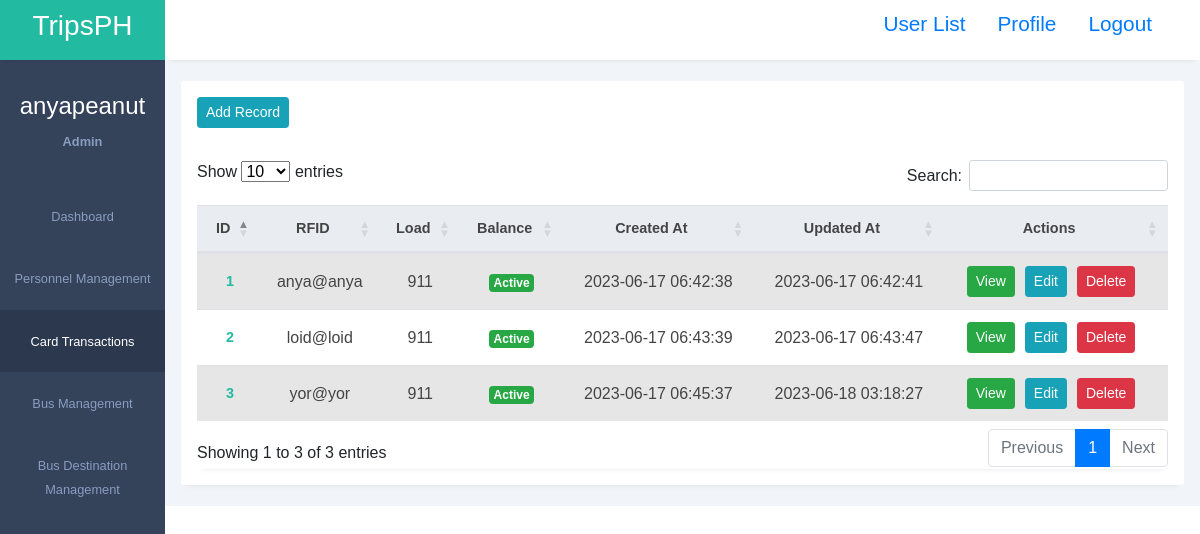
The app's page /admin/card_transactions/card_transactions.php (signed in) with its own data.
### tables this page shows
CREATE TABLE `tbl_users` (
  `id` int(11) NOT NULL AUTO_INCREMENT,
  `user_role_id` int(11) DEFAULT NULL,
  `full_name` varchar(255) DEFAULT NULL,
  `username` varchar(50) NOT NULL,
  `email` varchar(255) DEFAULT NULL,
  `mobile` varchar(25) DEFAULT NULL,
  `password` varchar(255) NOT NULL,
  `status` tinyint(1) NOT NULL,
  `created_at` TIMESTAMP DEFAULT CURRENT_TIMESTAMP,
  `updated_at` TIMESTAMP NOT NULL DEFAULT CURRENT_TIMESTAMP ON UPDATE CURRENT_TIMESTAMP,
  PRIMARY KEY (`id`)
);

### admin/card_transactions/card_transactions.php (the view, shortened to what this page needs)
<?php
require_once('../../admin/config.php');
?>
<!DOCTYPE html>
<html lang="en">
<head>
    <link rel="stylesheet" href="https://cdn.datatables.net/1.13.4/css/dataTables.bootstrap5.min.css" />
    <link rel="stylesheet" href="../../assets/bootstrap.min.css">
    <link rel="stylesheet" href="../../assets/styles1.css">
    <link rel="stylesheet" href="https://maxst.icons8.com/vue-static/landings/line-awesome/line-awesome/1.3.0/css/line-awesome.min.css">
</head>
<body>
    <div class="sidebar">
        <div class="side-header">
            <h3>T<span>ripsPH</span></h3>
        </div>
        <div class="side-content">
            <div class="profile">
                <h4>
                    <?php
                    if (isset($_SESSION['username'])) {
                        echo $_SESSION['username'];
                    } else {
                        echo 'Default Name';
                    }
                    ?>
                </h4>
                <small>
                    <?php
                    if (isset($_SESSION['user_role_id'])) {
                        $role = 'Default Role';
                        if ($_SESSION['user_role_id'] == 1) {
                            $role = 'Admin';
                        } elseif ($_SESSION['user_role_id'] == 2) {
                            $role = 'Editor';
                        } elseif ($_SESSION['user_role_id'] == 3) {
                            $role = 'User Only';
                        }
                        echo $role;
                    } else {
                        echo 'Default Role';
                    }
                    ?>
                </small>
            </div>
            <div class="side-menu">
                <ul>
                    <li>
                        <a href="../dashboard.php">
                            <small>Dashboard</small>
                        </a>
                    </li>
                    <li>
                        <a href="../personnel_management/personnel_management.php">
                            <small>Personnel Management</small>
                        </a>
                    </li>
                    <li>
                        <a href="../card_transactions/card_transactions.php" class="active">
                            <small>Card Transactions</small>
                        </a>
                    </li>
                    <li>
                        <a href="../bus_management/bus_management.php">
                            <small>Bus Management</small>
                        </a>
                    </li>
                    <li>
                        <a href="../bus_destination/bus_destination.php">
                            <small>Bus Destination Management</small>
                        </a>
                    </li>
                </ul>
            </div>
        </div>
    </div>
    <div class="main-content">
        <header>
            <div class="header-content">
                <div class="header-menu">
                    <?php if (($_SESSION['user_role_id'] == 1) || $_SESSION['user_role_id'] == 2) { ?>
                        <label for="">
                            <a href="../adminuser/adminuser.php"><span>User List</span></a>
                        </label>
                    <?php } ?>
                    <label for="">
                        <a href="edit.php?id=<?php echo $_SESSION['id']; ?>"><span>Profile</span></a>
                    </label>
                    <label for="">
                        <a href="../logout.php"><span>Logout</span></a>
                    </label>
                </div>
        </header>
        <main>
            <div class="page-content">
                <div class="records table-responsive">
                    <div class="record-header">
                        <div class="add">
                            <?php if (($_SESSION['user_role_id'] == 1) || $_SESSION['user_role_id'] == 2) { ?>
                                <a href="addrecord.php" class="btn btn-info btn-sm">Add Record</a>
                            <?php } else { ?>
                                <a class="btn btn-info btn-sm disabled">Add Record</a>
                            <?php } ?>
                        </div>
                    </div>
                    <div>
                        <div class="record-header">
                            <div class="records table-responsive">
                                <table id="example" class="table table-striped" style="width: 100%; text-align: center; vertical-align: middle;">
                                    <thead>
                                        <tr>
                                            <th style="text-align: center; vertical-align: middle;">ID</th>
                                            <th style="text-align: center; vertical-align: middle;">RFID</th>
                                            <th style="text-align: center; vertical-align: middle;">Load</th>
                                            <th style="text-align: center; vertical-align: middle;">Balance</th>
                                            <th style="text-align: center; vertical-align: middle;">Created At</th>
                                            <th style="text-align: center; vertical-align: middle;">Updated At</th>
                                            <th style="text-align: center; vertical-align: middle;">Actions</th>
                                        </tr>
                                    </thead>
                                    <tbody>
                                        <?php
                                        $sql = "SELECT u.*, r.user_role FROM `tbl_users` u INNER JOIN `tbl_user_role` r ON u.user_role_id = r.id";
                                        $result = mysqli_query($link, $sql);
                                        while ($row = mysqli_fetch_assoc($result)) {
                                            $status = $row["status"];
                                            $statusBadge = $status == "1" ? "Active" : "Inactive";
                                            $statusClass = $status == "1" ? "badge-success" : "badge-danger";
                                        ?>
                                            <tr>
                                                <td style="text-align: center; vertical-align: middle;"><?php echo $row["id"] ?></td>
                                                <td style="text-align: center; vertical-align: middle;"><?php echo $row["email"] ?></td>
                                                <td style="text-align: center; vertical-align: middle;"><?php echo $row["mobile"] ?></td>
                                                <td style="text-align: center; vertical-align: middle;">
                                                    <span class="badge badge-lg <?php echo $statusClass ?> text-white"><?php echo $statusBadge ?></span>
                                                </td>
                                                <td style="text-align: center; vertical-align: middle;"><?php echo $row["created_at"] ?></td>
                                                <td style="text-align: center; vertical-align: middle;"><?php echo $row["updated_at"] ?></td>
                                                <td class="actions" style="text-align: center; vertical-align: middle;">
                                                    <a class="btn btn-success btn-sm" href="view.php?id=<?php echo $row["id"] ?>">View</a>
                                                    <?php if (($_SESSION['user_role_id'] == 1) || $_SESSION['user_role_id'] == 2) { ?>
                                                        <a class="btn btn-info btn-sm" href="edit.php?id=<?php echo $row["id"] ?>">Edit</a>
                                                        <?php if ($_SESSION['user_role_id'] <= 1) { ?>
                                                            <a class="btn btn-danger btn-sm" href="delete.php?id=<?php echo $row["id"] ?>">Delete</a>
                                                        <?php } ?>
                                                    <?php } ?>
                                                </td>
                                            </tr>
                                        <?php
                                        }
                                        ?>
                                    </tbody>
                                </table>
                            </div>
                        </div>
                    </div>
                </div>
            </div>
        </main>
    </div>
</body>
</html>

### assets/styles1.css (style rules this page uses)
:root { --main-color: #22baa0; --color-dark: #34425a; --text-grey: #b0b0b0; }
* { margin: 0; padding: 0; text-decoration: none; list-style-type: none; box-sizing: border-box; font-family: "Merriweather", sans-serif; }
.sidebar { position: fixed; height: 100%; width: 165px; left: 0; bottom: 0; top: 0; z-index: 100; background: var(--color-dark); transition: left 300ms; text-decoration: none; }
.side-header { box-shadow: 0px 5px 5px -5px rgb(0 0 0 /10%); background: var(--main-color); height: 60px; display: flex; justify-content: center; align-items: center; text-decoration: none; }
.side-header h3, side-head span { color: #fff; font-weight: 400; }
.side-content { height: calc(100vh - 60px); overflow: auto; text-decoration: none; }
.profile { text-align: center; padding: 2rem 0rem; }
.profile h4 { color: #fff; font-weight: 500; }
.profile small { color: #899dc1; font-weight: 600; }
.sidebar { overflow-y: auto; }
.side-menu ul { text-align: center; }
.side-menu a { display: block; padding: 1.2rem 0rem; }
.side-menu a.active { background: #2b384e; }
.side-menu a.active span, .side-menu a.active small { color: #fff; }
.side-menu a span, .side-menu a small { color: #899dc1; }
.main-content { margin-left: 165px; width: calc(100% - 165px); transition: margin-left 300ms; }
header { position: fixed; right: 0; top: 0; left: 165px; z-index: 100; height: 60px; box-shadow: 0px 5px 5px -5px rgb(0 0 0 /10%); background: #fff; transition: left 300ms; }
.header-content, .header-menu { display: flex; align-items: center; text-decoration: none; }
.header-content { justify-content: space-between; padding: 0rem 1rem; }
.header-content label:first-child span { font-size: 1.3rem; }
.header-content label { cursor: pointer; }
.header-menu { justify-content: flex-end; padding-top: 0.5rem; }
.header-menu label, .header-menu .notify-icon { margin-right: 2rem; position: relative; }
.header-menu label span, .notify-icon span:first-child { font-size: 1.3rem; }
main { margin-top: 60px; }
.page-content { padding: 1.3rem 1rem; background: #f1f4f9; }
.records { box-shadow: 0px 5px 5px -5px rgb(0 0 0 / 10%); background: #fff; border-radius: 3px; }
.record-header { padding: 1rem; display: flex; justify-content: space-between; align-items: center; }
.add, .browse { display: flex; align-items: center; }
.table-responsive { width: 100%; overflow: auto; }
table { border-collapse: collapse; }
table thead tr { background: #e9edf2; }
table thead th { padding: 1rem 0rem; text-align: left; color: #444; font-size: 0.9rem; }
table thead th:first-child { padding-left: 1rem; }
table tbody td { padding: 1rem 0rem; color: #444; }
table tbody td:first-child { padding-left: 1rem; color: var(--main-color); font-weight: 600; font-size: 0.9rem; }
table tbody tr { border-bottom: 1px solid #dee2e8; }
.actions { display: flex; justify-content: center; align-items: center; }
.actions a { display: inline-block; margin-right: 10px; }

### records on screen
tbl_users: id "1", email "anya@anya", mobile "911", status "Active", created_at "2023-06-17 06:42:38", updated_at "2023-06-17 06:42:41"
tbl_users: id "2", email "loid@loid", mobile "911", status "Active", created_at "2023-06-17 06:43:39", updated_at "2023-06-17 06:43:47"
tbl_users: id "3", email "yor@yor", mobile "911", status "Active", created_at "2023-06-17 06:45:37", updated_at "2023-06-18 03:18:27"

### other values on screen
$_SESSION['username'] "anyapeanut"
$role "Admin"
